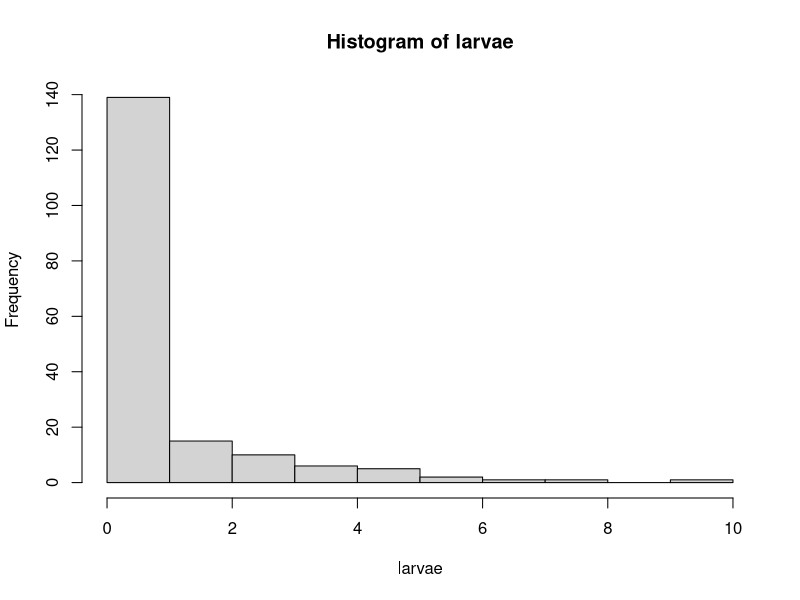
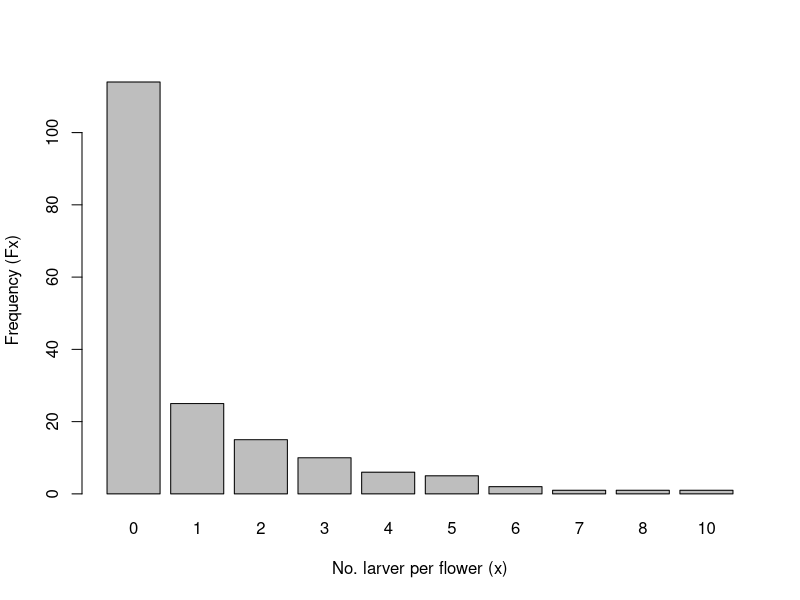

Recreate these plots in R, in order.
## ---- chunk 1
knitr::opts_chunk$set(echo = TRUE)
## ---- chunk 2
x  <- c(0, 1, 2, 3, 4, 5, 6, 7, 8, 9, 10)     # no. larvae per inflorescence
Fx <- c(114, 25, 15, 10, 6, 5, 2, 1, 1, 0, 1) # no. inflorescences with x larvae
## ---- chunk 3
larvae <- rep(x, Fx)
larvae
## ---- chunk 4
table(larvae)
## ---- chunk 5
hist(larvae)
barplot(table(larvae), xlab = "No. larver per flower (x)", ylab = "Frequency (Fx)")
## ---- chunk 6
ID <- var(larvae)/mean(larvae)
ID    # ID > 1, so tends towards clumped (if < 1, then tends towards uniform)
## ---- chunk 7
df <- (length(larvae) - 1) # length() provides no. objects in a vector, so sample size (n)
  
chi.sq <- ID * df
chi.sq
## ---- chunk 8
# P-value for clumped (when ID > 1 and we want upper tail)
pchisq(chi.sq, df, lower.tail = FALSE)

# P-value for uniform (when ID < 1 and we want lower tail)
pchisq(chi.sq, df, lower.tail = TRUE)
## ---- chunk 9
# adjust the test statistic 
d <- sqrt(2 * chi.sq) - sqrt((2 * df) - 1)
   
# P-value for clumped (when ID > 1 and we want upper tail)
pnorm(d, lower.tail = FALSE)
    
# P-value for uniform (when ID < 1 and we want lower tail)
pnorm(d, lower.tail = TRUE)
